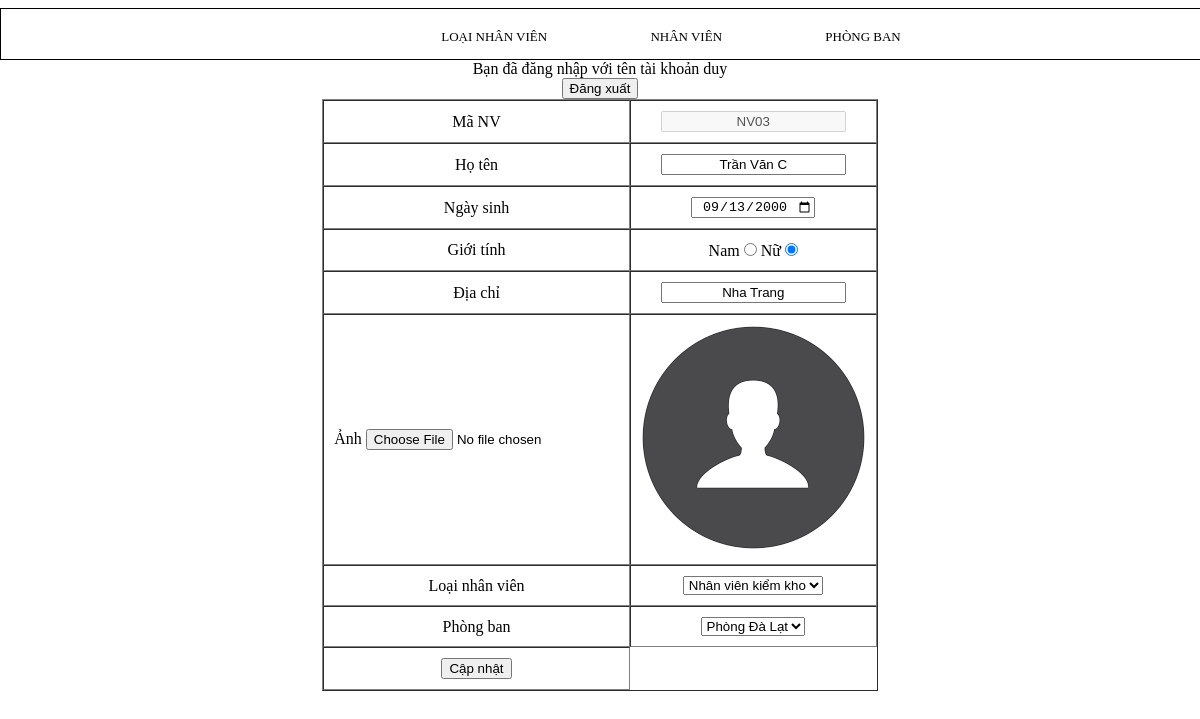
The app's page /Update_NV.php?id=NV03 (signed in) with its own data.
### tables this page shows
CREATE TABLE `nhanvien` (
  `MANV` varchar(5) NOT NULL,
  `HOTEN` varchar(50) NOT NULL,
  `NGASINH` date NOT NULL,
  `GIOITINH` tinyint(1) NOT NULL,
  `DIACHI` varchar(50) NOT NULL,
  `ANH` varchar(50) NOT NULL,
  `MALOAINV` varchar(5) NOT NULL,
  `MAPHONG` varchar(5) NOT NULL
);

### Update_NV.php (the view, shortened to what this page needs)
<!DOCTYPE html>
<html lang="en">
<head>
</head>
<body>
<?php
include('connectnv.php');
include('H.php');
?>
<?php
if (isset($_SESSION['use'])) echo 'Bạn đã đăng nhập với tên tài khoản '.$_SESSION['use'];
else header('Location: Login.php');
$id = $_GET['id'];
$row_sql = "SELECT * FROM `nhanvien` WHERE `nhanvien`.`MANV` = '$id'";
$row_thucthi = mysqli_query($dbc, $row_sql);
$row_dulieu = mysqli_fetch_assoc($row_thucthi);
?>
<form method="post" action="Logout.php">
    <input type="submit" value="Đăng xuất">
</form>
<form method="post" enctype="multipart/form-data" action="Update_NV.php?id=<?php echo $id ?>">
    <table border="1" cellspacing="0" cellpadding="10">
    <tr>
            <td>Mã NV</td>
            <td>
                <input type="text" disabled  value="<?php echo $id ?>"/>
            </td>
        </tr>
        <tr>
            <td>Họ tên</td>
            <td>
                <input type="text" name="HOTEN" value="<?php echo $row_dulieu['HOTEN']; ?>"/>
            </td>
        </tr>
        <tr>
            <td>Ngày sinh</td>
            <td>
                <input type="date" name="NGASINH" value="<?php echo $row_dulieu['NGASINH']; ?>"/>
            </td>
        </tr>
        <tr>
            <td>Giới tính</td>
            <td>
                Nam <input type="radio" name="GIOITINH" value="1"
                    <?php
                    if ($row_dulieu['GIOITINH'] == 1) echo "checked";
                    ?>
                />
                Nữ <input type="radio" name="GIOITINH" value="0"
                    <?php
                    if ($row_dulieu['GIOITINH'] == 0) echo "checked";
                    ?>
                />
            </td>
        </tr>
        <tr>
            <td>Địa chỉ</td>
            <td>
                <input type="text" name="DIACHI" value="<?php echo $row_dulieu['DIACHI']; ?>"/>
            </td>
        </tr>
        <tr>
            <td>Ảnh
                <input type="file" name="ANH" accept="Image/*" />
            </td>
            <td><img src="<?php echo 'Image/'.$row_dulieu['ANH']; ?>" alt="Avatar" class="avatar"></td>
        </tr>
        <tr>
            <td>Loại nhân viên</td>
            <td>
                <select name="MALOAINV">
                    <?php
                    $row_sql = "SELECT * FROM loainv";
                    $row_thuchien = mysqli_query($dbc, $row_sql);
                    while ($dulieu = mysqli_fetch_array($row_thuchien)) {
                        $value = $dulieu['MALOAINV'];
                        $name = $dulieu['TENLOAINV'];
                        ?>
                        <?php
                        if ($row_dulieu['MALOAINV'] == $dulieu['MALOAINV'])
                            echo "<option value='$value' selected>$name</option>";
                        else
                            echo "<option value='$value'>$name</option>";
                    }
                    ?>
                </select>
            </td>
        </tr>
        <tr>
            <td>Phòng ban</td>
            <td>
                <select name="MAPHONG">
                    <?php
                    $row_sql = "SELECT * FROM phongban";
                    $row_thuchien = mysqli_query($dbc, $row_sql);
                    while ($dulieu = mysqli_fetch_array($row_thuchien)) {
                        $value = $dulieu['MAPHONG'];
                        $name = $dulieu['TENPHONG'];
                        ?>
                        <?php
                        if ($row_dulieu['MAPHONG'] == $dulieu['MAPHONG'])
                            echo "<option value='$value' selected>$name</option>";
                        else
                            echo "<option value='$value'>$name</option>";
                    }
                    ?>
                </select>
            </td>
        </tr>
        <tr>
            <td><input type="submit" name="sua" value="Cập nhật"/></td>
        </tr>
    </table>
</form>
</body>
</html>

### H.php (style rules this page uses)
* { text-align: center; margin-left: auto; margin-right: auto; }

### records on screen
nhanvien: HOTEN "Trần Văn C", NGASINH "09/13/2000", GIOITINH "☑", DIACHI "Nha Trang", ANH (picture)

### other values on screen
$_SESSION['use'] "duy"
form field MALOAINV "Nhân viên kiểm kho"
form field MAPHONG "Phòng Đà Lạt"
